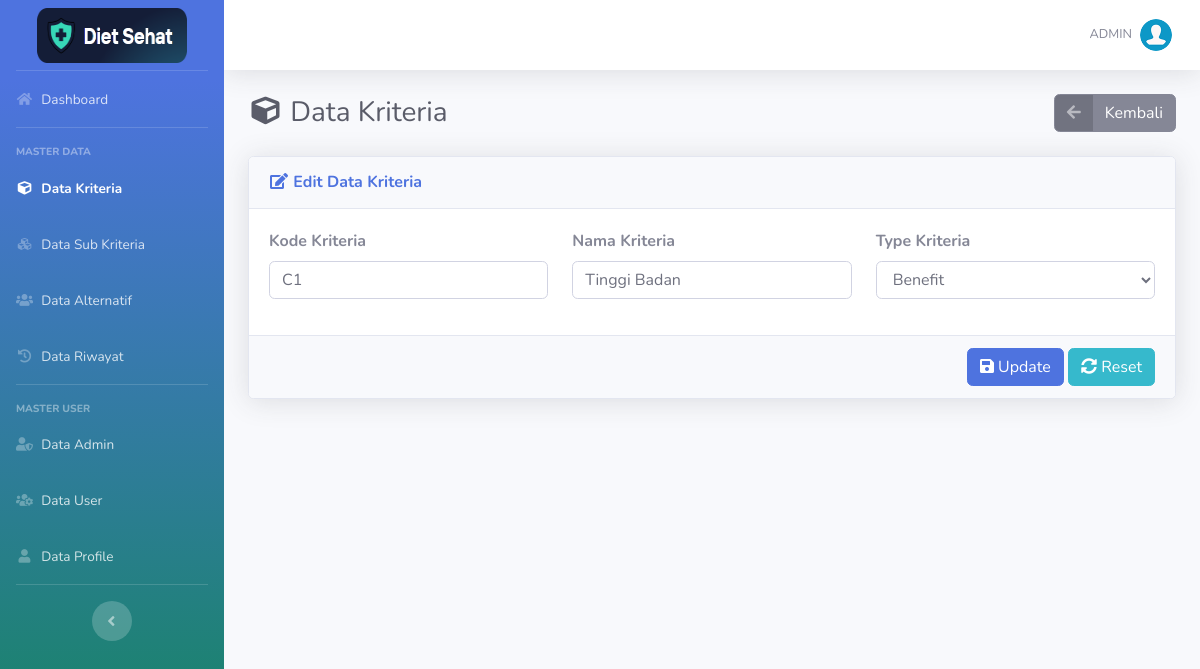
The page /edit-kriteria.php?id=1 (signed in) on the database its author committed.
### tables this page shows
CREATE TABLE `kriteria` (
  `id_kriteria` int(11) NOT NULL,
  `kode_kriteria` varchar(10) NOT NULL,
  `nama` varchar(50) NOT NULL,
  `type` enum('Benefit','Cost') NOT NULL
);

### includes/functions.php (called while the page is built, shortened)
<?php
function get_role() {
	if(isset($_SESSION['user_id']) && isset($_SESSION['role'])) {
		if($_SESSION['role'] == '1') {
			return 'admin';
		} else {
			return 'user';
		}
	} else {
		return false;
	}
}
?>

### edit-kriteria.php (the view, shortened to what this page needs)
<?php require_once('includes/init.php');
$user_role = get_role();
if($user_role == 'admin') {
$id_kriteria = (isset($_GET['id'])) ? trim($_GET['id']) : '';
require_once('template/header.php');
?>
<div class="d-sm-flex align-items-center justify-content-between mb-4">
    <h1 class="h3 mb-0 text-gray-800"><i class="fas fa-fw fa-cube"></i> Data Kriteria</h1>
	<a href="list-kriteria.php" class="btn btn-secondary btn-icon-split"><span class="icon text-white-50"><i class="fas fa-arrow-left"></i></span>
		<span class="text">Kembali</span>
	</a>
</div>
<div class="card shadow mb-4">
    <div class="card-header py-3">
        <h6 class="m-0 font-weight-bold text-success"><i class="fas fa-fw fa-edit"></i> Edit Data Kriteria</h6>
    </div>
	<form action="edit-kriteria.php?id=<?php echo $id_kriteria; ?>" method="post">
		<?php
		if(!$id_kriteria) {
		?>
		<div class="card-body">
			<div class="alert alert-danger">Data tidak ada</div>
		</div>
		<?php
		}else{
		$data = mysqli_query($koneksi,"SELECT * FROM kriteria WHERE id_kriteria='$id_kriteria'");
		$cek = mysqli_num_rows($data);
		if($cek <= 0) {
		?>
		<div class="card-body">
			<div class="alert alert-danger">Data tidak ada</div>
		</div>
		<?php
		}else{
			while($d = mysqli_fetch_array($data)){
		?>
		<div class="card-body">
			<div class="row">
				<div class="form-group col-md-4">
					<label class="font-weight-bold">Kode Kriteria</label>
					<input autocomplete="off" type="text" name="kode_kriteria" required value="<?php echo $d['kode_kriteria']; ?>" class="form-control"/>
				</div>
				<div class="form-group col-md-4">
					<label class="font-weight-bold">Nama Kriteria</label>
					<input autocomplete="off" type="text" name="nama" required value="<?php echo $d['nama']; ?>" class="form-control"/>
				</div>
				<div class="form-group col-md-4">
					<label class="font-weight-bold">Type Kriteria</label>
					<select name="type" class="form-control" required>
						<option value="Benefit" <?php if($d['type']=="Benefit") {echo "selected";} ?>>Benefit</option>
					</select>
				</div>
			</div>
		</div>
		<div class="card-footer text-right">
            <button name="submit" value="submit" type="submit" class="btn btn-success"><i class="fa fa-save"></i> Update</button>
            <button type="reset" class="btn btn-info"><i class="fa fa-sync-alt"></i> Reset</button>
        </div>
		<?php
		}
		}
		}
		?>
	</form>
</div>
<?php
require_once('template/footer.php');
}else {
	header('Location: login.php');
}
?>

### rows shown on the page
kriteria: kode_kriteria "C1", nama "Tinggi Badan", type "Benefit"

### other values the page prints
$_SESSION['nama'] "ADMIN"
